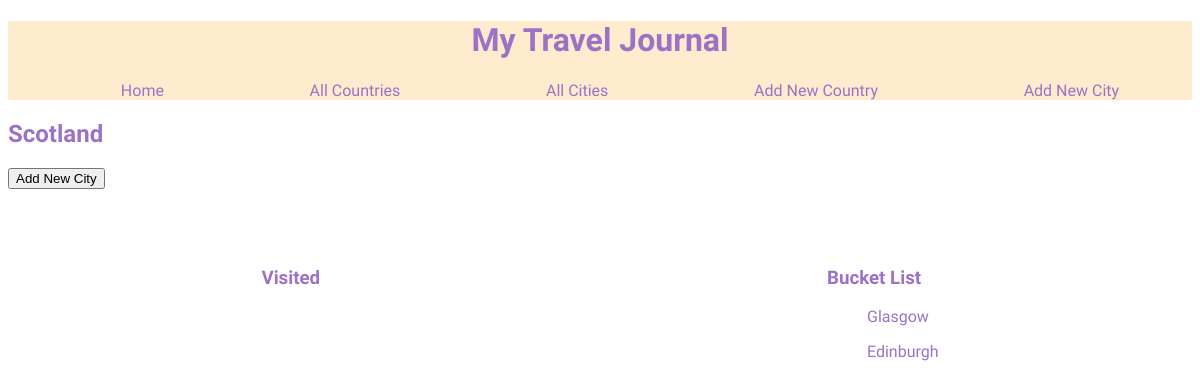
The page /countries/1 on the database its author committed.
### tables this page shows
CREATE TABLE countries (
    id INTEGER PRIMARY KEY AUTOINCREMENT,
    name VARCHAR,
    visited BOOLEAN DEFAULT FALSE
);

CREATE TABLE cities (
    ID INTEGER PRIMARY KEY AUTOINCREMENT,
    name VARCHAR,
    visited BOOLEAN DEFAULT FALSE,
    country_id INTEGER NOT NULL,
        FOREIGN KEY (country_id)
            REFERENCES countries(id)
        
);

### controllers/countries_controller.py (the view)
@countries_blueprint.route("/countries/<id>", methods = ['GET'])
def show_country(id):
    all_countries = country_repository.select_all()
    country = country_repository.select(id)
    cities = country_repository.cities(country)
    return render_template("countries/show.html", all_countries = all_countries, country = country, cities = cities)

### db/run_sql.py (called while the page is built)
def get_db():
    path = os.path.dirname(os.path.abspath(__file__))
    db = os.path.join(path, "travel_manager.db")
    conn = sqlite3.connect(db)
    conn.execute("PRAGMA foreign_keys = 1")
    conn.row_factory = sqlite3.Row
    return conn

def run_sql(sql, values=[]):
    db = get_db()
    cursor =db.cursor()
    cursor.execute(sql, values)
    results = cursor.fetchall()
    db.commit()
    db.close()
    return results

### repositories/country_repository.py (called while the page is built)
def select_all():
    countries = []
    sql = "SELECT * FROM countries"
    results = run_sql(sql)
    for row in results:
        visited = True if row['visited'] == 1 else False
        country = Country(row['name'], visited, row['id'])
        countries.append(country)
    return countries

def select(id):
    country = None
    sql = "SELECT * FROM countries WHERE id = ?"
    values = [id]
    results = run_sql(sql, values)[0]
    if results is not None:
        visited = True if results['visited'] == 1 else False
        country = Country(results['name'], visited, results['id'])
    return country

def cities(country):
    cities = []
    sql = "SELECT * FROM cities WHERE country_id = ?"
    values = [country.id]
    results = run_sql(sql, values)
    for row in results:
        visited = True if row['visited'] == 1 else False
        city = City(row['name'], country.name, visited, row['id'])
        cities.append(city)
    return cities

### templates/countries/show.html (shortened to what this page needs)
{% extends "base.html" %}
{% block content %}
<h2 class="headings">{{country.name}}</h2>
<form action="/cities/new", method = GET>
    <button>Add New City</button>
</form>
    <section class="flexme">
        <div>
            <h3 class = "headings">Visited</h3>
        </div>
        <div>
            <h3 class = "headings">Bucket List</h3>
                {% for city in cities %}
                {% if city.visited == False %}
                <ul class="lists">
                    <li><a href="/cities/{{city.id}}">{{city.name}}</a></li>
                </ul>
                {% endif %}
                {% endfor %}
        </div>
</section>
{% endblock %}

### static/base.css (style rules this page uses)
.container .headings { color: rgb(157, 113, 198); font-family: 'Coming Soon', cursive; }
.container .lists li a { text-decoration:none; color: rgb(157, 113, 198); font-family: 'Coming Soon', cursive; }
.container .lists li { text-decoration:none; color: rgb(157, 113, 198); font-family: 'Coming Soon', cursive; }
.container .lists { list-style: none; display: flex; flex-direction: row; justify-content: space-between; }
.container .flexme { display: flex; flex-direction: row; justify-content: space-around; align-content: center; padding-top: 5%; }

### rows shown on the page
countries: name "Scotland"
cities: name "Glasgow"
cities: name "Edinburgh"
